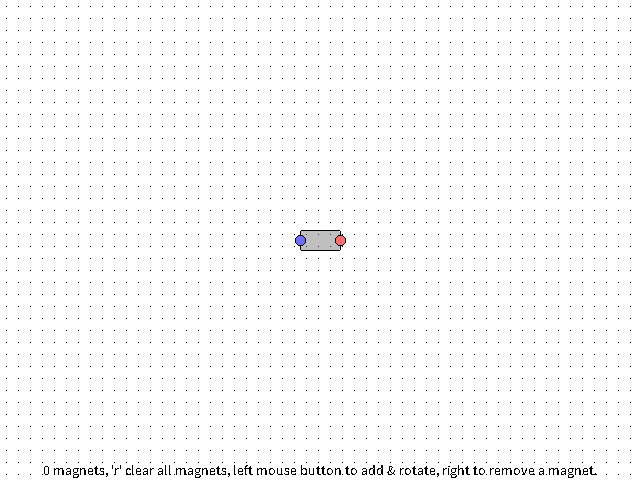
Frame 1 (no input)
Frame 60 (the mouse pressed at the canvas centre just before this capture): identical to frame 1, image omitted
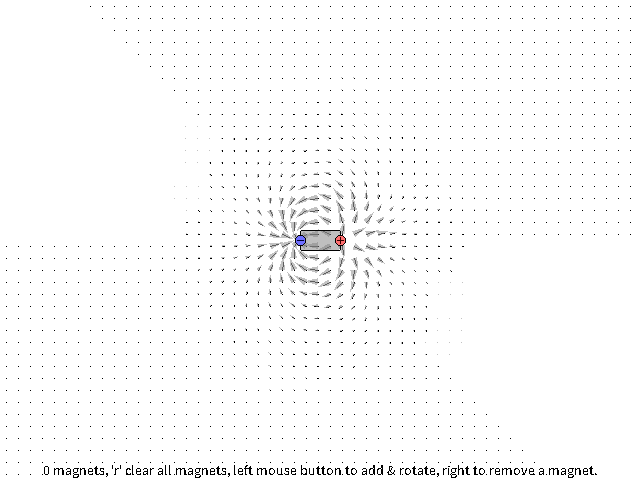
Frame 120 (the mouse held since frame 60 and released just before this capture)

The Processing sketch that drew these frames (run headless with seeded random() and noise(); from frame 60 on, the mouse is pressed at the canvas centre):

// Processing sketch: processing_172574
// ── processing_172574.pde

/* OpenProcessing Tweak of *@*http://www.openprocessing.org/sketch/21418*@* */
/* !do not delete the line above, required for linking your tweak if you upload again */

//==========================================================
//  sketch:    PG_Magnetic
//  Edit scenery with magnetic sticks and show magnetic field
//  version:   v1.0  2014-11-11
//  added:     class Magnets
//  improved:  classes, Mouse input, keyboard input 
//  tags:      magnet, magnetic, plus, minus, vector, field, force
//==========================================================

final int poleSize = 10;   // magnet size is proportional increased by poleSize
final int unitSize = 12;   // each vector on a field is a "unit"

Magnets magnets;     // magnetic sticks

//----------------------------------------------
//  startup routine
//----------------------------------------------
void setup()
{
  size(640, 480);
  noSmooth();
  int uWidth = int(width / unitSize)+1;
  int uHeight = int(height / unitSize)+1;
  textAlign(CENTER, CENTER);
  magnets = new Magnets(uWidth, uHeight);
  frameRate(30);
  mouseX = width/2;
  mouseY = height/2;
  textSize(14);
}
//----------------------------------------------------------
void draw() 
{
  background(255);
  fill(255);
  magnets.update();
  magnets.drawAll();
  
  fill(0);
  text(magnets.currMagnet + " magnets, 'r' clear all magnets, left mouse button to add & rotate,"
      + " right to remove a magnet." 
      ,width/2, height-10);
}
//----------------------------------------------------------
void keyPressed()
{
  switch (key)
  {        case 'r':  magnets.clearAll();
    break; case 'd' : magnets.deleteOne();
    break; case  8 :  magnets.deleteOne();  // del key
    break; case 'a':  magnets.addOne();
    break; case ' ':  magnets.addOne();
  }
}
//----------------------------------------------------------
void mousePressed() 
{
  if (mouseButton == RIGHT)
    magnets.deleteOne();
  else
    magnets.addOne();
}
//----------------------------------------------------------
void mouseReleased() 
{
  if (mouseButton == LEFT)
    magnets.addOne();
}


//==========================================================
//  class to handle a bar magnet
//==========================================================

                          // modes:
final int mm_move   = 0;  // move with mouse
final int mm_rotate = 1;  // position set, now rotate
final int mm_locked = 2;  // position and direction set

class Magnet 
{
  VectorField vf;
  PVector pos, dir;       // position, direction 
  PVector posNeg, posPos;
  int mode = 0;           // current mode
  
  //--- constructor ---  
  Magnet(int w, int h)
  {
    vf = new VectorField(w,h);
    pos = new PVector(0, 0);    // position of magnet
    posNeg = new PVector(0, 0); // position of negative pole
    posPos = new PVector(0, 0); // potition of positive pole
    dir = new PVector(200, 0);  // direction facing
  }
  
  //--- set magnet to mouse location ---  
  void update()
  {
    if (mode == mm_move) 
    {
      pos.x = mouseX;
      pos.y = mouseY;
    }
    
    // rotate magnet by mouse location (and set poles)
    if (mode == mm_rotate) 
    {
      dir.x = mouseX - pos.x;
      dir.y = mouseY - pos.y;
      if ((dir.x == 0) && dir.x == 0) dir.x = 1.0;  // direction undefined ?
      dir.normalize();
      posNeg.x = posPos.x = dir.x;
      posNeg.y = posPos.y = dir.y;
      posNeg.mult(-poleSize*2);
      posPos.mult(poleSize*2);
      posNeg.add(pos);
      posPos.add(pos);
      vf.polarize(posPos, posNeg);
    }
  }

  //--- draw a magnet ---  
  void show()
  {
    // draw magnet
    float ps2 = poleSize*2;
    float ps4 = poleSize*4;
    stroke(0);
    strokeWeight(1);
    pushMatrix();
      translate(pos.x, pos.y);
      rotate(atan2(dir.y, dir.x));
      fill(127,127);
      rect(-poleSize*2, -poleSize, ps4, ps2, 2);

      fill(255,111,111);   ellipse(+ps2, 0,poleSize, poleSize);  // + pol
      fill(111,111,255);   ellipse(-ps2, 0,poleSize, poleSize);  // - pol
    
      // draw pole signs
      if (mode > 0) 
      { 
        stroke (0,0,55);
        line(-ps2-3, 0, -ps2+3, 0);  // -
        stroke (55,0,0);
        line(ps2-3, 0, ps2+3, 0);    // +
        line(ps2, -3, ps2, +3);
      }
    popMatrix();
  }
  
}


//==========================================================
//  class to handle many magnets
//==========================================================
class Magnets 
{
  int uWidth, uHeight;       // number of "units" that can fit in the screen
  int currMagnet = 0;        // current magnet index
  Magnet md;                 // current magnet
  ArrayList<Magnet> magnets; // uses ArrayList to handle all magnets
  VectorField masterField;   // each magnet has its own field, the master is for summarization
  
  //--- constructor ---
  Magnets(int unitWidth, int unitHeight)
  {
    uWidth = unitWidth;
    uHeight = unitHeight;
    masterField = new VectorField(uWidth, uHeight);
    magnets = new ArrayList();
    magnets.add(new Magnet(uWidth, uHeight));
  }
  
  //--- draw all magnets ---
  void drawAll()
  {
    for (int ni = 0; ni <= currMagnet; ni++) 
      magnets.get(ni).show();
  }
  
  //--- update the current magnet (or get a new one) ---
  void addOne()
  {
    Magnet m = magnets.get(currMagnet);
    //println ("Magnets.addOne: " + currMagnet + ", m=" + m.mode);  
    if (m.mode > 0) 
    {
      Magnet mnew = new Magnet(uWidth, uHeight);
      magnets.add(mnew);
      update();
      currMagnet++;
      mnew.update();
    }
    m.mode++;
  }
    
  //--- delete last magnet ---  
  void deleteOne()
  {
    int mc = magnets.size();
    //println ("Magnets.deleteOne: " + mc);
    if (mc <= 1)
    {
      magnets.get(currMagnet).mode = 0;
      return;
    }
    magnets.remove(mc-1);
    currMagnet--;
    magnets.get(currMagnet).mode = 0;
  }
  
  //--- clear all magnets ---  
  void clearAll()
  {
    //println ("Magnets.clearAll: ");
    magnets.clear();
    magnets.add(new Magnet(uWidth, uHeight));
    currMagnet = 0;
  }
  
  //--- move all magnets ---
  private void move()
  {
    for (int i1 = 0; i1 < currMagnet; i1++)
    {
      Magnet m1 = magnets.get(i1);
      for (int i2 = i1+1; i2 < currMagnet; i2++) 
      {
        Magnet m2 = magnets.get(i2);
        float dist = PVector.dist(m1.pos, m2.pos);
        if (dist < 4*poleSize)
        {
          PVector moveVec = PVector.sub(m2.pos, m1.pos);
          
          if (moveVec.mag() == 0.0)
          { switch (currMagnet % 4)
            {        case 0:  moveVec.x = -1.0;
              break; case 1:  moveVec.x = 1.0;
              break; case 2:  moveVec.y = -1.0;
              break; case 3:  moveVec.y = 1.0;
            }
          }
          moveVec.normalize();
          moveVec.mult((4*poleSize - dist)*0.5);
          m1.pos.sub(moveVec);
          m2.pos.add(moveVec);
        }
      }
    }
  }
  
  //--- update current magnet and masterField ---  
  void update()
  {
    // update current magnet
    md = magnets.get(currMagnet);
    md.update();

    // summarize and show master field
    masterField.degauss();
    for (int ni = 0; ni < currMagnet; ni++) 
    {
      Magnet m = magnets.get(ni);
      masterField.add(m.vf);
    }
    md = magnets.get(currMagnet);
    if (md.mode > 0) masterField.add(md.vf);
    masterField.show();

    move();
  }
  
}

//==========================================================
//  class to handle magnetic direction field
//==========================================================
class VectorField 
{
  int uw, uh, usize;
  PVector[] v;
  float halfU;
  
  //--- constructor ---  
  VectorField (int w, int h)    
  {
    uw = w;
    uh = h;
    usize = uw * uh;
    halfU = unitSize / 2.0; //used for translation to center of "unit"
    v = new PVector[usize];
    for (int ni=0; ni < usize; ni++) 
      v[ni] = new PVector(0,0);
  }
  
  //--- draw each arrow from center of each field "unit" ---
  void show() 
  {
    stroke(0,0,64);
    strokeWeight(0.8);
    fill(155,155);
    PVector tmp = new PVector();
    for (int yi=0; yi < uh; yi++)
    {
      float yd = yi * unitSize + halfU;
      for (int xi=0; xi < uw; xi++) 
      {
        pushMatrix();
          translate(xi * unitSize + halfU, yd);
          tmp.set (v[yi*uw+xi].x, v[yi*uw+xi].y, 0.0);
          tmp.limit (unitSize*1.41);
          drawArrow (tmp.x, tmp.y);
        popMatrix();
      }
    }
  }
  
  //--- draw arrow at given position ---
  void drawArrow (float x, float y) 
  {
    // draws a simple arrow (assumes a translated origin)
    float len = sqrt(sq(x)+sq(y))*0.8;
    line(0,0, x*0.5, y*0.5);
    pushMatrix();
      rotate(atan2(y, x));
      noStroke();
      triangle (0,len/4,len,0, 0,-len/4);
    popMatrix();
    stroke(0);
  }  
  
  //--- update all vectors based on proximity to poles ---
  void polarize(PVector posPos, PVector posNeg) 
  {
    for (int y = 0; y<uh; y++)
      for (int x = 0; x<uw; x++) {
        PVector fPos = new PVector(x*unitSize+halfU, y*unitSize+halfU);
        PVector dist1 = PVector.sub(fPos, posPos);
        PVector dist2 = PVector.sub(posNeg, fPos);
        float div1 = dist1.mag() / 10.0;
        float div2 = dist2.mag() / 10.0;
        dist1.normalize();
        dist2.normalize();
        dist1.div(div1);
        dist2.div(div2);
        v[y*uw+x] = PVector.add(dist1,dist2);
        v[y*uw+x].mult(100);
      }
  }
  
  //--- add another vector field to this one ---
  void add(VectorField f) 
  {
    for (int i=0; i < usize; i++) 
    {
      v[i].add(f.v[i]);
    }
  }
  
  //--- sets all vectors to zero ---
  void degauss() 
  {
    for (int i=0; i < usize; i++) 
    {
      v[i].x = 0;
      v[i].y = 0;
    }
  }
  
}
